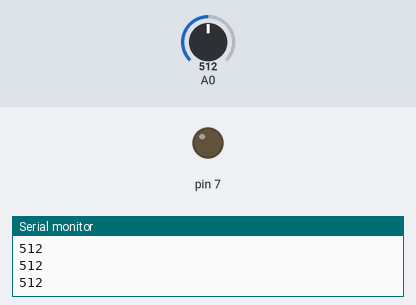
Bench run of a sketch on a simulated Arduino Uno, built with avr-gcc and run on an emulated ATmega328P. Parts: output pins drawn as LEDs (lit = HIGH), the last lines printed to the serial monitor. The test bench sets the inputs (shaded band); at power-on: A0 = 512.

Above: at 1.2 s.
1.3 s: A0 set to 109
2.8 s: A0 set to 96
At 3.9 s:
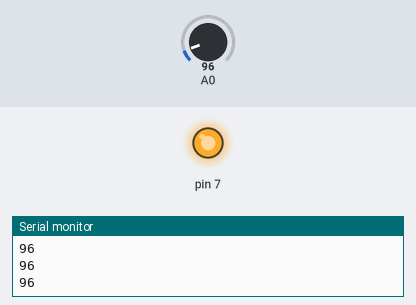
4.3 s: A0 set to 122
At 5.0 s:
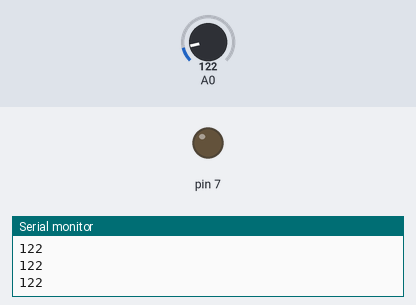
5.8 s: A0 set to 90
At 6.2 s:
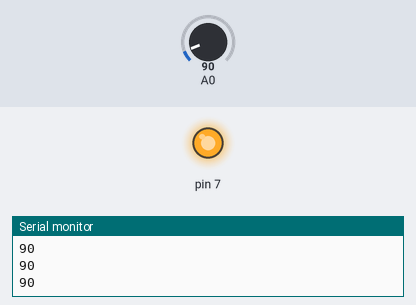
Timing chart, 0 to 8.3 s (numbered marks = the images above; inputs shaded):
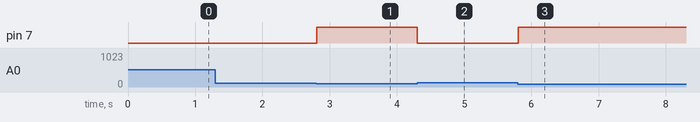

The sketch:

LDR.ino
```cpp
// the setup routine runs once when you press reset:
void setup() {
  // initialize serial communication at 9600 bits per second:
  Serial.begin(9600);
  pinMode(7,OUTPUT);
}

// the loop routine runs over and over again forever:
void loop() {
  // read the input on analog pin 0:
  int sensorValue = analogRead(A0);

  if(sensorValue > 100)
      digitalWrite(7,LOW);
  else
      digitalWrite(7,HIGH);

  // print out the value you read:
  Serial.println(sensorValue);
  delay(1);        // delay in between reads for stability
}
```

Measured:
- the behaviour switches between 101 and 100 on A0 (found by bisection; images 0 and 1)
- after the input at 2.8 s, pin 7: LOW → HIGH at once
- after the input at 4.3 s, pin 7: HIGH → LOW at once
- after the input at 5.8 s, pin 7: LOW → HIGH at once
